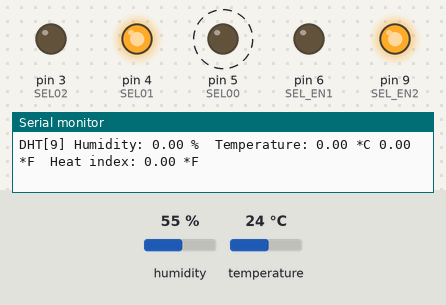
This sketch was run on a simulated Arduino Uno, built for the host (arithmetic inside an expression is 32-bit, double 64-bit). Shown: output pins drawn as LEDs (lit = HIGH), the last lines printed to the serial monitor. Dashed ring = blinking. The test bench sets the inputs (shaded band); at power-on: temperature 24 °C, humidity 55 %. WiFi joins after 1.5 s; servers stay silent unless stated.

Above: at 1.5 s.
1.6 s: temperature set to 33 °C
At 3.8 s:
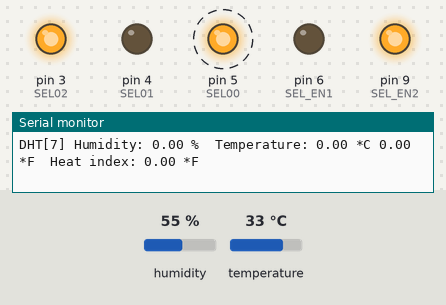
5.4 s: humidity set to 22 %
At 7.0 s:
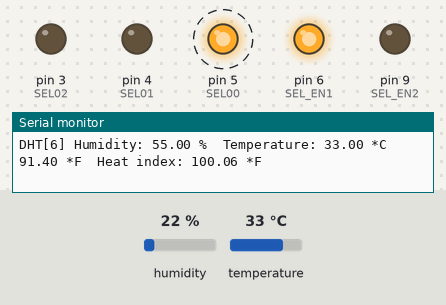
Timing chart, 0 to 15.2 s (numbered marks = the images above; inputs shaded):
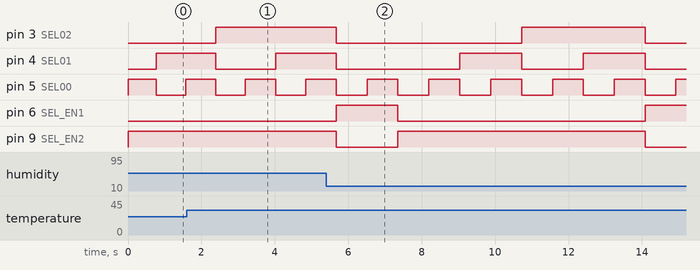

Measured:
- by itself, pin 5 (SEL00): alternates HIGH for 0.84 s and LOW for 0.84 s

The sketch:

humidity10ch.cmd.v0.2.ino
```cpp
/*
 * 當前用的10ch
 *
 */


#ifndef HUMIDITY10CH_V0_1_H_
#define HUMIDITY10CH_V0_1_H_


#include "DHT.h"
//#include "Timer.h"
#include <SPI.h>
#include <Ethernet.h>
#include <avr/wdt.h>

#define DHTPIN 2     // what pin we're connected to
#define DHTTYPE DHT22   // DHT 22  (AM2302)

//====================================
// Pin Definition
//====================================
#define DHTPIN 2     // what pin we're connected to

#define SEL00 5
#define SEL01 4
#define SEL02 3
#define SEL_EN1 6
#define SEL_EN2 9


//====================================
// Timer
//====================================
//Timer t;


//====================================
// WDT
//====================================
uint8_t wdtTimeout = WDTO_8S;
const uint32_t wdtMaxCount = 360;
const uint32_t nothing_delay = 10;
uint32_t wdtCount = 0;


//====================================
// Ethernet
//====================================

byte mac[] = { 0xc0, 0x69, 0x6d, 0xff, 0xff, 0x01 };
IPAddress ip(192, 168, 123, 201);
byte myDns[] = { 192,168, 123, 1 };
byte gateway[] = { 192, 168, 123, 1 };
byte subnet[] = { 255, 255, 255, 0 };

EthernetServer server = EthernetServer(5000);

String ethReadBuffer = String(256);


//====================================
// DHT
//====================================

#define DHTTYPE DHT22   // DHT 22  (AM2302)
const int NumOfDhts = 10;
DHT* dhtObj[NumOfDhts];
int indexOfDths = 0;

float humidity[NumOfDhts];
float temperatureC[NumOfDhts];
float temperatureF[NumOfDhts];
float heatIndex[NumOfDhts];


//====================================
// Print
//====================================

void printToSerial() {
  if(!Serial)return;
  for (int idx = 0; idx < NumOfDhts; idx++) {
    float loopH = humidity[idx];
    float loopTc = temperatureC[idx];
    float loopTf = temperatureF[idx];


    if (isnan(loopH) || isnan(loopTc)) {
      Serial.print("Failed to read from ");
      Serial.print(idx, DEC);
      Serial.println("th DHT sensor");
    }
    else {

      Serial.print("DHT[");
      Serial.print(idx, DEC);
      Serial.print("] ");
      Serial.print("Humidity: ");
      Serial.print(loopH);
      Serial.print(" %\t");
      Serial.print("Temperature: ");
      Serial.print(loopTc);
      Serial.print(" *C ");
      Serial.print(loopTf);
      Serial.print(" *F\t");
      Serial.print("Heat index: ");
      float loopHi = heatIndex[idx];
      Serial.print(loopHi);
      Serial.println(" *F");
    }
  }
  Serial.println();
}


void printToEth() {
  if(Serial)
    Serial.println("printToEth...");
  for (int idx = 0; idx < NumOfDhts; idx++) {
    float loopH = humidity[idx];
    float loopTc = temperatureC[idx];
    //float loopTf = temperatureF[idx];


    if (!isnan(loopH) && !isnan(loopTc)) {
      String respData = "cmd -respData";
      respData += " -svid " + String(0x00010000 + idx * 0x0100);
      respData += " -data " + String(loopH);
      respData += "    \n";
      server.println(respData);
      if(Serial)
        Serial.println(respData);
    }
  }


  for (int idx = 0; idx < NumOfDhts; idx++) {
    float loopH = humidity[idx];
    float loopTc = temperatureC[idx];
    //float loopTf = temperatureF[idx];


    if (!isnan(loopH) && !isnan(loopTc)) {
      String respData = "cmd -respData";
      respData += " -svid " + String(0x00020000 + idx * 0x0100);
      respData += " -data " + String(loopTc);
      respData += "    \n";
      server.println(respData);
      if(Serial)
        Serial.println(respData);
    }
  }


}


//====================================
// Ethernet
//====================================


void procEth() {
  if(Serial)
    Serial.println("Wait for connecting...");

  EthernetClient client = server.available();
  wdt_reset();
  wdtCount++;
  if (wdtCount > wdtMaxCount)
    while (1)
      ;
  if (client) {
    wdtCount = 0;
    ethReadBuffer = "";
    int zeroCount = 0;
    char readChar = 0;
    while (client.available()) {
      readChar = client.read();
      if (readChar < 0)
        continue;
      if (readChar == '\n')
        break;
      ethReadBuffer += readChar;

      if (ethReadBuffer.length() > 8) {
        if (ethReadBuffer.indexOf("cmd") < 0)
          ethReadBuffer = ethReadBuffer.substring(4);
      }

      zeroCount++;
    }

    if (ethReadBuffer.indexOf("-reqData") >= 0) {
      printToEth();
      wdt_reset();
    }

  }

  Ethernet.maintain(); //必加

}


//====================================
// DHT
//====================================

void Get_DHT22_Data()
{
  // Reading temperature or humidity takes about 250 milliseconds!
  // Sensor readings may also be up to 2 seconds 'old' (its a very slow sensor)
  float h = dhtObj[indexOfDths]->readHumidity();
  // Read temperature as Celsius
  float t = dhtObj[indexOfDths]->readTemperature();
  // Read temperature as Fahrenheit
  float f = dhtObj[indexOfDths]->readTemperature(true);

  float hi = dhtObj[indexOfDths]->computeHeatIndex(f, h);

  humidity[indexOfDths] = h;
  temperatureC[indexOfDths] = t;
  temperatureF[indexOfDths] = f;
  heatIndex[indexOfDths] = hi;


}

void SwitchChannel(int Value)
{
  if(Value == -1)
  {//off  SEL_EN1 = Hi, SEL_EN2 = Hi
    digitalWrite(SEL_EN1, HIGH);
    digitalWrite(SEL_EN2, HIGH);
  }
  else if(Value == 0)
  {//   SEL_EN1 = Lo, SEL_EN2 = Hi, SEL02 = Lo, SEL01 = Lo, SEL00 = Lo
    digitalWrite(SEL_EN1, LOW);
    digitalWrite(SEL_EN2, HIGH);
    digitalWrite(SEL00, LOW);
    digitalWrite(SEL01, LOW);
    digitalWrite(SEL02, LOW);
  }
  else if(Value == 1)
  {//   SEL_EN1 = Lo, SEL_EN2 = Hi, SEL02 = Lo, SEL01 = Lo, SEL00 = Hi
    digitalWrite(SEL_EN1, LOW);
    digitalWrite(SEL_EN2, HIGH);
    digitalWrite(SEL00, HIGH);
    digitalWrite(SEL01, LOW);
    digitalWrite(SEL02, LOW);
  }
  else if(Value == 2)
  {//   SEL_EN1 = Lo, SEL_EN2 = Hi, SEL02 = Lo, SEL01 = Hi, SEL00 = Lo
    digitalWrite(SEL_EN1, LOW);
    digitalWrite(SEL_EN2, HIGH);
    digitalWrite(SEL00, LOW);
    digitalWrite(SEL01, HIGH);
    digitalWrite(SEL02, LOW);
  }
  else if(Value == 3)
  {//   SEL_EN1 = Lo, SEL_EN2 = Hi, SEL02 = Lo, SEL01 = Hi, SEL00 = Hi
    digitalWrite(SEL_EN1, LOW);
    digitalWrite(SEL_EN2, HIGH);
    digitalWrite(SEL00, HIGH);
    digitalWrite(SEL01, HIGH);
    digitalWrite(SEL02, LOW);
  }
  else if(Value == 4)
  {//   SEL_EN1 = Lo, SEL_EN2 = Hi, SEL02 = Hi, SEL01 = Lo, SEL00 = Lo
    digitalWrite(SEL_EN1, LOW);
    digitalWrite(SEL_EN2, HIGH);
    digitalWrite(SEL00, LOW);
    digitalWrite(SEL01, LOW);
    digitalWrite(SEL02, HIGH);
  }
  else if(Value == 5)
  {//   SEL_EN1 = Lo, SEL_EN2 = Hi, SEL02 = Hi, SEL01 = Lo, SEL00 = Hi
    digitalWrite(SEL_EN1, LOW);
    digitalWrite(SEL_EN2, HIGH);
    digitalWrite(SEL00, HIGH);
    digitalWrite(SEL01, LOW);
    digitalWrite(SEL02, HIGH);
  }
  else if(Value == 6)
  {//   SEL_EN1 = Lo, SEL_EN2 = Hi, SEL02 = Hi, SEL01 = Hi, SEL00 = Lo
    digitalWrite(SEL_EN1, LOW);
    digitalWrite(SEL_EN2, HIGH);
    digitalWrite(SEL00, LOW);
    digitalWrite(SEL01, HIGH);
    digitalWrite(SEL02, HIGH);
  }
  else if(Value == 7)
  {//   SEL_EN1 = Lo, SEL_EN2 = Hi, SEL02 = Hi, SEL01 = Hi, SEL00 = Hi
    digitalWrite(SEL_EN1, LOW);
    digitalWrite(SEL_EN2, HIGH);
    digitalWrite(SEL00, HIGH);
    digitalWrite(SEL01, HIGH);
    digitalWrite(SEL02, HIGH);
  }
  else if(Value == 8)
  {//   SEL_EN1 = Hi, SEL_EN2 = Lo, SEL02 = Lo, SEL01 = Lo, SEL00 = Lo
    digitalWrite(SEL_EN1, HIGH);
    digitalWrite(SEL_EN2, LOW);
    digitalWrite(SEL00, LOW);
    digitalWrite(SEL01, LOW);
    digitalWrite(SEL02, LOW);
  }
  else if(Value == 9)
  {//   SEL_EN1 = Hi, SEL_EN2 = Lo, SEL02 = Lo, SEL01 = Lo, SEL00 = Hi
    digitalWrite(SEL_EN1, HIGH);
    digitalWrite(SEL_EN2, LOW);
    digitalWrite(SEL00, HIGH);
    digitalWrite(SEL01, LOW);
    digitalWrite(SEL02, LOW);
  }

  delay(5);
}


//====================================
// Main Function
//====================================


void setup() {
  Serial.begin(9600);
  for(int i = 0 ; i < 5 && !Serial ; i++){
    // wait for serial port to connect. Needed for native USB port only
   delay(1000);
  }

  //--- Ethernet --------------------------------------
  //Ethernet.begin(mac); //DHCP
  //Ethernet.begin(mac, ip, myDns, gateway, subnet); // Full setting
  Ethernet.begin(mac, ip);
  server.begin();
  if(Serial){
    Serial.print("Server address:");
    Serial.println(Ethernet.localIP());
  }

  // put your setup code here, to run once:
  pinMode(SEL00, OUTPUT);
  pinMode(SEL01, OUTPUT);
  pinMode(SEL02, OUTPUT);
  pinMode(SEL_EN1, OUTPUT);
  pinMode(SEL_EN2, OUTPUT);

  for (int idx = 0; idx < NumOfDhts; idx++) {
    //DHT aDHT(dhtPins[idx], DHTTYPE); //define a new DHT at pin i with type 11;
    dhtObj[idx] = new DHT(DHTPIN, DHTTYPE);
    dhtObj[idx]->begin();
  };


  wdt_enable(wdtTimeout);
  wdtCount = 0;
}

void loop() {
  indexOfDths = (indexOfDths + 1) % NumOfDhts;

  SwitchChannel(indexOfDths);
  Get_DHT22_Data();

  printToSerial();
  procEth();

}


#endif /* HUMIDITY10CH_V0_1_H_ */
```
